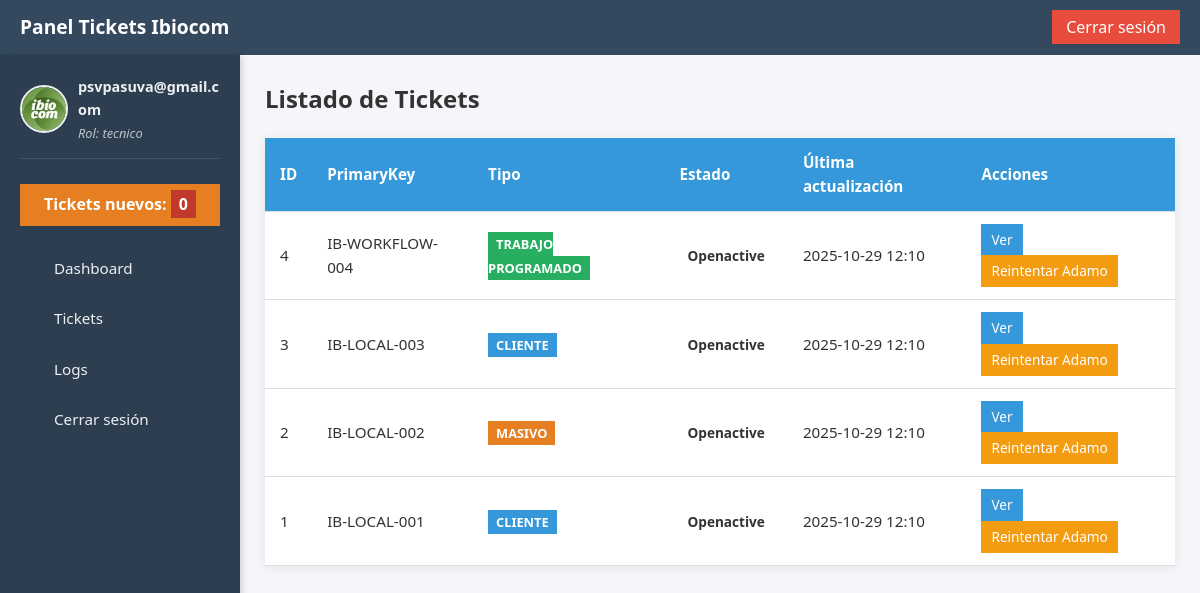
The page /web/tickets (signed in) on the database its author committed.
### app/models.py (models this page shows)
class User(SQLModel, table=True):
    id: Optional[int] = Field(default=None, primary_key=True)
    email: str = Field(unique=True, index=True)
    password_hash: str
    role: str = Field(default="tecnico")
    created_at: datetime = Field(default_factory=datetime.utcnow)

class Ticket(SQLModel, table=True):
    id: Optional[int] = Field(default=None, primary_key=True)
    primary_key: str = Field(max_length=50)
    mirror_key: Optional[str] = Field(default=None, max_length=50)
    state: Optional[str] = Field(default=None, max_length=50)
    dialog: Optional[str] = None  # Datos de Adamo
    clearance_person: Optional[str] = Field(default="ibiocom", max_length=50)
    ticket_type: str = Field(default="ftth_cliente", max_length=50)
    created_at: datetime = Field(default_factory=datetime.utcnow)
    updated_at: datetime = Field(default_factory=datetime.utcnow)
    local_requests: Optional[str] = None  # JSON de request_info enviadas
    local_resolutions: Optional[str] = None  # JSON de resolutions enviadas
    local_reports: Optional[str] = None  # JSON de reportes enviados

### app/routes/web.py (the view)
@router.get("/tickets", response_class=HTMLResponse)
def list_tickets(request: Request):
    if not SESSION_USER:
        return RedirectResponse("/web/login")
    with Session(engine) as session:
        tickets = session.exec(select(Ticket).order_by(Ticket.created_at.desc())).all()
        tickets_data = [ticket_to_dict(t) for t in tickets]
    return templates.TemplateResponse("tickets.html", {
        "request": request,
        "tickets": tickets_data,
        "current_user": SESSION_USER
    })

### app/templates/tickets.html (shortened to what this page needs)
{% extends "base.html" %}
{% block content %}
<h2>Listado de Tickets</h2>
<table class="tickets-table">
  <thead>
    <tr>
      <th>ID</th>
      <th>PrimaryKey</th>
      <th>Tipo</th>
      <th>Estado</th>
      <th>Última actualización</th>
      <th>Acciones</th>
    </tr>
  </thead>
  <tbody>
    {% for t in tickets %}
    <tr>
      <td>{{ t.id }}</td>
      <td>{{ t.primary_key }}</td>
      <td>
        {% if t.ticket_type == 'ftth_cliente' %}
          <span class="ticket-type ticket-client">Cliente</span>
        {% elif t.ticket_type == 'ftth_masivo' %}
          <span class="ticket-type ticket-massive">Masivo</span>
        {% elif t.ticket_type == 'trabajos_programados' %}
          <span class="ticket-type ticket-workflow">Trabajo programado</span>
        {% else %}
          <span class="ticket-type">Desconocido</span>
        {% endif %}
      </td>
      <td>
        <span class="status-tag status-{{ t.state }}">
          {{ t.state|capitalize }}
        </span>
      </td>
      <td>
        {{ t.updated_at.strftime('%Y-%m-%d %H:%M') if t.updated_at else t.created_at.strftime('%Y-%m-%d %H:%M') }}
      </td>
      <td>
        <a href="/web/tickets/{{ t.id }}" class="btn btn-primary">Ver</a>
        {% if t.state != 'cerrado' %}
          <a href="/web/tickets/{{ t.id }}/retry" class="btn btn-warning">Reintentar Adamo</a>
        {% endif %}
      </td>
    </tr>
    {% endfor %}
  </tbody>
</table>
{% endblock %}

### app/templates/base.html (shortened to what this page needs)
<!DOCTYPE html>
<html lang="es">
<head>
  <link rel="stylesheet" href="/static/style.css">
</head>
<body>
  <header class="navbar">
    <div class="navbar-left">
      <h1>Panel Tickets Ibiocom</h1>
    </div>
    <div class="navbar-right">
      <a href="/web/logout" class="btn">Cerrar sesión</a>
    </div>
  </header>
  <div class="container">
    <aside class="sidebar">
  <div class="user-panel">
    <img src="/static/user.png" alt="Usuario" class="user-img">
    <div class="user-info">
      <p class="username">{{ current_user.email if current_user else "Invitado" }}</p>
      <p class="user-role">Rol: {{ current_user.role if current_user else "Sin rol" }}</p>
    </div>
  </div>
  <div class="notifications">
    <p>Tickets nuevos: <span class="badge">{{ new_tickets_count or 0 }}</span></p>
  </div>
  <nav>
    <a href="/web/dashboard"> Dashboard</a>
    <a href="/web/tickets"> Tickets</a>
    <a href="/web/logs"> Logs</a>
    <a href="/web/logout"> Cerrar sesión</a>
  </nav>
</aside>
    <main class="main-content">
      {% block content %}{% endblock %}
    </main>
  </div>
</body>
</html>

### app/static/style.css (style rules this page uses)
* { box-sizing: border-box; margin:0; padding:0; font-family: 'Segoe UI', Arial, sans-serif; }
body { background: #f4f6f9; color: #333; line-height: 1.6; }
*, *::before, *::after { border-radius: 0 !important; }
.navbar { display: flex; justify-content: space-between; align-items: center; background: #34495e; color: #fff; padding: 12px 20px; }
.navbar h1 { font-size: 1.2rem; font-weight: 600; }
.navbar a.btn { background: #e74c3c; padding: 6px 14px; color: #fff; text-decoration: none; transition: background 0.2s; }
.container { display: flex; min-height: 100vh; }
.sidebar { width: 240px; background: #2c3e50; padding: 20px; display: flex; flex-direction: column; justify-content: flex-start; box-shadow: 2px 0 6px rgba(0,0,0,0.15); }
.sidebar nav a { display: flex; align-items: center; gap: 8px; color: #ecf0f1; padding: 10px 8px; text-decoration: none; border-radius: 6px; margin-bottom: 6px; transition: all 0.2s; font-size: 0.95rem; }
.main-content { flex: 1; padding: 25px; }
.user-panel { display: flex; align-items: center; margin-bottom: 25px; padding-bottom: 15px; border-bottom: 1px solid rgba(255,255,255,0.1); }
.user-panel .user-img { width: 48px; height: 48px; margin-right: 10px; border-radius: 50% !important; border: 2px solid #ecf0f1; object-fit: cover; }
.user-panel .username { color: #ecf0f1; font-weight: 600; font-size: 0.9rem; word-break: break-word; margin-bottom: 2px; }
.user-panel .user-role { color: #bdc3c7; font-size: 0.8rem; font-style: italic; }
.notifications { background: #e67e22; color: #fff; padding: 8px 10px; margin-bottom: 20px; text-align: center; font-weight: bold; }
.notifications .badge { background: #c0392b; padding: 3px 8px; }
.btn-primary { background: #3498db; }
.btn-warning { background: #f39c12; }
.status-tag { padding: 3px 8px; font-weight: bold; text-transform: capitalize; }
.tickets-table { width: 100%; border-collapse: collapse; background: #fff; overflow: hidden; box-shadow: 0 2px 10px rgba(0,0,0,0.08); margin-top: 20px; }
.tickets-table thead { background: #3498db; color: #fff; }
.tickets-table th, .tickets-table td { padding: 12px 15px; text-align: left; font-size: 0.95rem; border-bottom: 1px solid #ddd; }
.tickets-table .status-tag { padding: 4px 8px; font-weight: bold; text-transform: capitalize; font-size: 0.85rem; }
.tickets-table .btn { padding: 5px 10px; color: #fff; font-size: 0.85rem; text-decoration: none; margin-right: 5px; display: inline-block; transition: background 0.2s; }
.ticket-type { padding: 3px 8px; font-weight: bold; text-transform: uppercase; font-size: 0.8rem; color: #fff; }
.ticket-client { background-color: #3498db; }
.ticket-massive { background-color: #e67e22; }
.ticket-workflow { background-color: #27ae60; }

### rows shown on the page
User: email "psvpasuva@gmail.com", role "tecnico"
Ticket: id "4", primary_key "IB-WORKFLOW-004", shows "TRABAJO PROGRAMADO", state "Openactive", updated_at "2025-10-29 12:10"
Ticket: id "3", primary_key "IB-LOCAL-003", ticket_type "CLIENTE", state "Openactive", updated_at "2025-10-29 12:10"
Ticket: id "2", primary_key "IB-LOCAL-002", ticket_type "MASIVO", state "Openactive", updated_at "2025-10-29 12:10"
Ticket: id "1", primary_key "IB-LOCAL-001", ticket_type "CLIENTE", state "Openactive", updated_at "2025-10-29 12:10"

### other values the page prints
{{ new_tickets_count or 0 }} "0"
